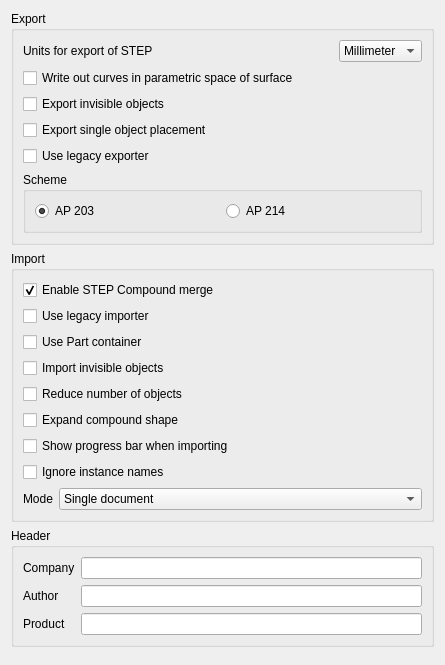
<?xml version="1.0" encoding="UTF-8"?>
<ui version="4.0">
 <class>PartGui::DlgImportExportStep</class>
 <widget class="QWidget" name="PartGui::DlgImportExportStep">
  <property name="geometry">
   <rect>
    <x>0</x>
    <y>0</y>
    <width>445</width>
    <height>665</height>
   </rect>
  </property>
  <property name="windowTitle">
   <string>STEP</string>
  </property>
  <layout class="QGridLayout" name="gridLayout_4">
   <item row="0" column="0">
    <widget class="QGroupBox" name="groupBox">
     <property name="title">
      <string>Export</string>
     </property>
     <layout class="QGridLayout" name="gridLayout_3">
      <item row="6" column="0" colspan="3">
       <widget class="QGroupBox" name="groupBox_2">
        <property name="title">
         <string>Scheme</string>
        </property>
        <layout class="QGridLayout" name="gridLayout">
         <item row="0" column="0">
          <widget class="QRadioButton" name="radioButtonAP203">
           <property name="text">
            <string notr="true">AP 203</string>
           </property>
           <property name="checked">
            <bool>true</bool>
           </property>
          </widget>
         </item>
         <item row="0" column="1">
          <widget class="QRadioButton" name="radioButtonAP214">
           <property name="text">
            <string notr="true">AP 214</string>
           </property>
          </widget>
         </item>
        </layout>
       </widget>
      </item>
      <item row="3" column="0">
       <widget class="Gui::PrefCheckBox" name="checkBoxExportHiddenObj">
        <property name="toolTip">
         <string>Uncheck this to skip invisible object when exporting, which is useful for CADs that do not support invisibility STEP styling.</string>
        </property>
        <property name="text">
         <string>Export invisible objects</string>
        </property>
        <property name="prefEntry" stdset="0">
         <cstring>ExportHiddenObject</cstring>
        </property>
        <property name="prefPath" stdset="0">
         <cstring>Mod/Import</cstring>
        </property>
       </widget>
      </item>
      <item row="0" column="0">
       <widget class="QLabel" name="label">
        <property name="text">
         <string>Units for export of STEP</string>
        </property>
       </widget>
      </item>
      <item row="2" column="0" colspan="3">
       <widget class="QCheckBox" name="checkBoxPcurves">
        <property name="text">
         <string>Write out curves in parametric space of surface</string>
        </property>
       </widget>
      </item>
      <item row="0" column="2">
       <widget class="QComboBox" name="comboBoxUnits">
        <item>
         <property name="text">
          <string>Millimeter</string>
         </property>
        </item>
        <item>
         <property name="text">
          <string>Meter</string>
         </property>
        </item>
        <item>
         <property name="text">
          <string>Inch</string>
         </property>
        </item>
       </widget>
      </item>
      <item row="0" column="1">
       <spacer>
        <property name="orientation">
         <enum>Qt::Horizontal</enum>
        </property>
        <property name="sizeHint" stdset="0">
         <size>
          <width>40</width>
          <height>20</height>
         </size>
        </property>
       </spacer>
      </item>
      <item row="5" column="0">
       <widget class="Gui::PrefCheckBox" name="checkBoxExportLegacy">
        <property name="text">
         <string>Use legacy exporter</string>
        </property>
        <property name="prefPath" stdset="0">
         <cstring>Mod/Import</cstring>
        </property>
        <property name="prefEntry" stdset="0">
         <cstring>ExportLegacy</cstring>
        </property>
       </widget>
      </item>
      <item row="4" column="0">
       <widget class="Gui::PrefCheckBox" name="checkBoxKeepPlacement">
        <property name="toolTip">
         <string>Check this option to keep the placement information when exporting
a single object. Please note that when import back the STEP file, the
placement will be encoded into the shape geometry, instead of keeping
it inside the Placement property.</string>
        </property>
        <property name="text">
         <string>Export single object placement</string>
        </property>
        <property name="prefEntry" stdset="0">
         <cstring>ExportKeepPlacement</cstring>
        </property>
        <property name="prefPath" stdset="0">
         <cstring>Mod/Import</cstring>
        </property>
       </widget>
      </item>
     </layout>
    </widget>
   </item>
   <item row="4" column="0">
    <spacer name="verticalSpacer">
     <property name="orientation">
      <enum>Qt::Vertical</enum>
     </property>
     <property name="sizeHint" stdset="0">
      <size>
       <width>20</width>
       <height>82</height>
      </size>
     </property>
    </spacer>
   </item>
   <item row="3" column="0">
    <widget class="QGroupBox" name="groupBoxHeader">
     <property name="title">
      <string>Header</string>
     </property>
     <layout class="QGridLayout" name="gridLayout_2">
      <item row="1" column="1">
       <widget class="QLineEdit" name="lineEditAuthor"/>
      </item>
      <item row="2" column="1">
       <widget class="QLineEdit" name="lineEditProduct"/>
      </item>
      <item row="1" column="0">
       <widget class="QLabel" name="label_3">
        <property name="text">
         <string>Author</string>
        </property>
       </widget>
      </item>
      <item row="2" column="0">
       <widget class="QLabel" name="label_4">
        <property name="text">
         <string>Product</string>
        </property>
       </widget>
      </item>
      <item row="0" column="0">
       <widget class="QLabel" name="label_2">
        <property name="text">
         <string>Company</string>
        </property>
       </widget>
      </item>
      <item row="0" column="1">
       <widget class="QLineEdit" name="lineEditCompany"/>
      </item>
     </layout>
    </widget>
   </item>
   <item row="2" column="0">
    <widget class="QGroupBox" name="GroupBox2">
     <property name="title">
      <string>Import</string>
     </property>
     <layout class="QVBoxLayout" name="verticalLayout">
      <item>
       <widget class="Gui::PrefCheckBox" name="checkBoxMergeCompound">
        <property name="toolTip">
         <string>If this is checked, no Compound merge will be done during file reading (slower but higher details).</string>
        </property>
        <property name="text">
         <string>Enable STEP Compound merge</string>
        </property>
        <property name="checked">
         <bool>true</bool>
        </property>
        <property name="prefEntry" stdset="0">
         <cstring>ReadShapeCompoundMode</cstring>
        </property>
        <property name="prefPath" stdset="0">
         <cstring>Mod/Import/hSTEP</cstring>
        </property>
       </widget>
      </item>
      <item>
       <widget class="Gui::PrefCheckBox" name="checkBoxLegacyImporter">
        <property name="toolTip">
         <string>Use legacy STEP importer that does not support linked instance.</string>
        </property>
        <property name="text">
         <string>Use legacy importer</string>
        </property>
        <property name="prefPath" stdset="0">
         <string>Mod/Import</string>
        </property>
        <property name="prefEntry" stdset="0">
         <string>UseLegacyImporter</string>
        </property>
       </widget>
      </item>
      <item>
       <widget class="Gui::PrefCheckBox" name="checkBoxUseAppPart">
        <property name="toolTip">
         <string>Select this to use App::Part as group container, or else use App::LinkGroup.</string>
        </property>
        <property name="text">
         <string>Use Part container</string>
        </property>
        <property name="prefEntry" stdset="0">
         <string>UseAppPart</string>
        </property>
        <property name="prefPath" stdset="0">
         <cstring>Mod/Import</cstring>
        </property>
       </widget>
      </item>
      <item>
       <widget class="Gui::PrefCheckBox" name="checkBoxImportHiddenObj">
        <property name="toolTip">
         <string>Select this to not import any invisible objects.</string>
        </property>
        <property name="text">
         <string>Import invisible objects</string>
        </property>
        <property name="prefEntry" stdset="0">
         <cstring>ImportHiddenObject</cstring>
        </property>
        <property name="prefPath" stdset="0">
         <cstring>Mod/Import</cstring>
        </property>
       </widget>
      </item>
      <item>
       <widget class="Gui::PrefCheckBox" name="checkBoxReduceObjects">
        <property name="toolTip">
         <string>Reduce number of objects using Link array</string>
        </property>
        <property name="text">
         <string>Reduce number of objects</string>
        </property>
        <property name="prefEntry" stdset="0">
         <cstring>ReduceObjects</cstring>
        </property>
        <property name="prefPath" stdset="0">
         <cstring>Mod/Import</cstring>
        </property>
       </widget>
      </item>
      <item>
       <widget class="Gui::PrefCheckBox" name="checkBoxExpandCompound">
        <property name="toolTip">
         <string>Expand compound shape with multiple solids</string>
        </property>
        <property name="text">
         <string>Expand compound shape</string>
        </property>
        <property name="prefEntry" stdset="0">
         <cstring>ExpandCompound</cstring>
        </property>
        <property name="prefPath" stdset="0">
         <cstring>Mod/Import</cstring>
        </property>
       </widget>
      </item>
      <item>
       <widget class="Gui::PrefCheckBox" name="checkBoxShowProgress">
        <property name="toolTip">
         <string>Show progress bar when importing</string>
        </property>
        <property name="text">
         <string>Show progress bar when importing</string>
        </property>
        <property name="prefEntry" stdset="0">
         <cstring>ShowProgress</cstring>
        </property>
        <property name="prefPath" stdset="0">
         <cstring>Mod/Import</cstring>
        </property>
       </widget>
      </item>
      <item>
       <widget class="Gui::PrefCheckBox" name="checkBoxUseBaseName">
        <property name="toolTip">
         <string>Do not use instance name. Useful for some legacy STEP file with non-meaningful auto generated instance names.</string>
        </property>
        <property name="text">
         <string>Ignore instance names</string>
        </property>
        <property name="prefEntry" stdset="0">
         <cstring>UseBaseName</cstring>
        </property>
        <property name="prefPath" stdset="0">
         <cstring>Mod/Import</cstring>
        </property>
       </widget>
      </item>
      <item>
       <layout class="QHBoxLayout" name="horizontalLayout">
        <item>
         <widget class="QLabel" name="label_5">
          <property name="text">
           <string>Mode</string>
          </property>
         </widget>
        </item>
        <item>
         <widget class="Gui::PrefComboBox" name="comboBoxImportMode">
          <property name="sizePolicy">
           <sizepolicy hsizetype="Expanding" vsizetype="Fixed">
            <horstretch>0</horstretch>
            <verstretch>0</verstretch>
           </sizepolicy>
          </property>
          <property name="prefEntry" stdset="0">
           <cstring>ImportMode</cstring>
          </property>
          <property name="prefPath" stdset="0">
           <cstring>Mod/Import</cstring>
          </property>
          <item>
           <property name="text">
            <string>Single document</string>
           </property>
          </item>
          <item>
           <property name="text">
            <string>Assembly per document</string>
           </property>
          </item>
          <item>
           <property name="text">
            <string>Assembly per document in sub-directory</string>
           </property>
          </item>
          <item>
           <property name="text">
            <string>Object per document</string>
           </property>
          </item>
          <item>
           <property name="text">
            <string>Object per document in sub-directory</string>
           </property>
          </item>
         </widget>
        </item>
       </layout>
      </item>
     </layout>
    </widget>
   </item>
  </layout>
 </widget>
 <customwidgets>
  <customwidget>
   <class>Gui::PrefCheckBox</class>
   <extends>QCheckBox</extends>
   <header>Gui/PrefWidgets.h</header>
  </customwidget>
  <customwidget>
   <class>Gui::PrefComboBox</class>
   <extends>QComboBox</extends>
   <header>Gui/PrefWidgets.h</header>
  </customwidget>
 </customwidgets>
 <tabstops>
  <tabstop>comboBoxUnits</tabstop>
  <tabstop>checkBoxPcurves</tabstop>
  <tabstop>checkBoxExportHiddenObj</tabstop>
  <tabstop>radioButtonAP203</tabstop>
  <tabstop>radioButtonAP214</tabstop>
  <tabstop>checkBoxMergeCompound</tabstop>
  <tabstop>checkBoxUseAppPart</tabstop>
  <tabstop>checkBoxImportHiddenObj</tabstop>
  <tabstop>checkBoxReduceObjects</tabstop>
  <tabstop>checkBoxExpandCompound</tabstop>
  <tabstop>checkBoxShowProgress</tabstop>
  <tabstop>checkBoxUseBaseName</tabstop>
  <tabstop>comboBoxImportMode</tabstop>
  <tabstop>lineEditCompany</tabstop>
  <tabstop>lineEditAuthor</tabstop>
  <tabstop>lineEditProduct</tabstop>
 </tabstops>
 <resources/>
 <connections/>
</ui>
